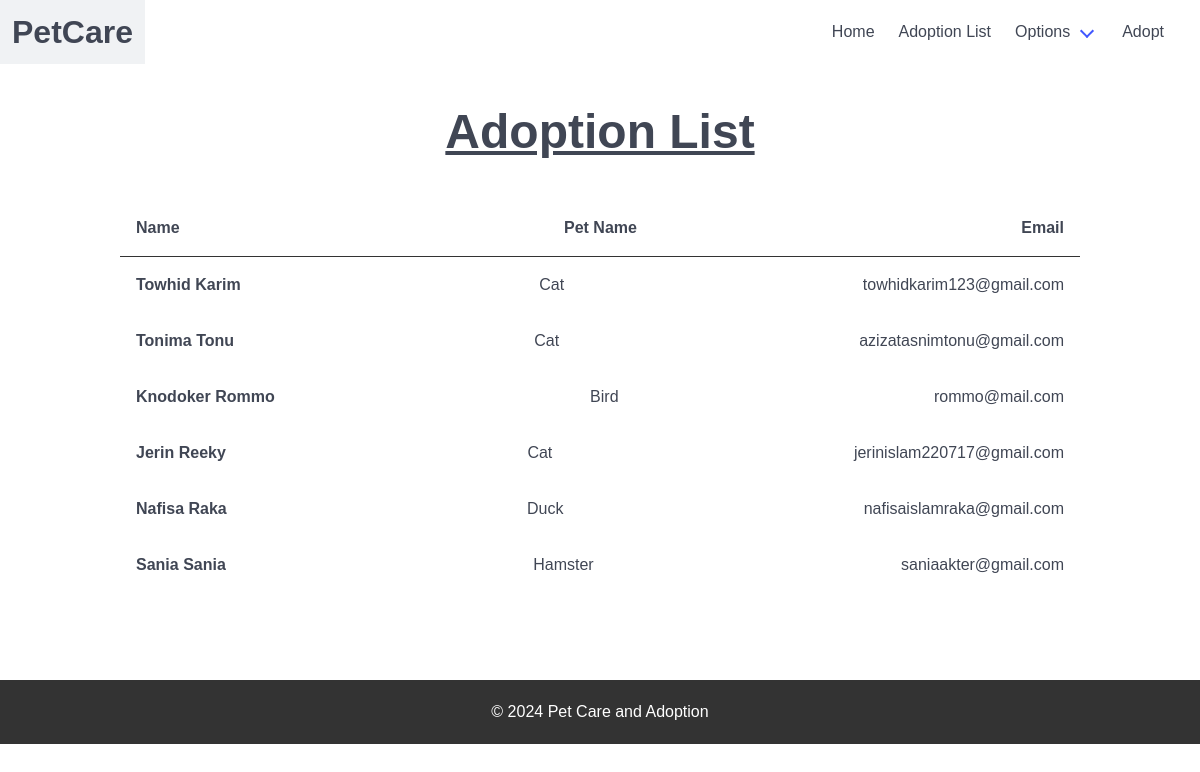
/adoptionlist/, run on the app's committed database.
### petcare/models.py (models this page shows)
class AptionRequest(models.Model):
    firstName = models.CharField(max_length=100)
    lastName = models.CharField(max_length=100)
    email = models.CharField(max_length=100)
    petType = models.CharField(max_length=100)
    description = models.TextField(default='')

### petcare/views.py (the view)
# urls.py: path('adoptionlist/', views.adoptionlist, name='Adoption List'),
def adoptionlist(request):
    adoptionlist = models.AptionRequest.objects.all()
    return render(request, 'petcare/adoptionlist.html', {'adoptions': adoptionlist})

### petcare/templates/petcare/adoptionlist.html
{%extends "index.html" %}
{% block content %}
<h1 style="font-size: 3rem; font-weight: bold;text-align: center; margin: 2rem; text-decoration: underline;">Adoption List</h1>
<ul style="width: 80vw;margin-inline: auto; min-height: 60vh;">
    <li style="display: flex; width: 100%; justify-content: space-between; align-items: center; padding: 1rem;border-bottom: 1px solid #333;">
    <b>Name</b>
    <b>Pet Name</b>
    <b>Email</b>
    </li>
    {% for entry in adoptions %}
    <li style="display: flex; width: 100%; justify-content: space-between; align-items: center; padding: 1rem;">
        <div style="font-weight: bold;">
            {{entry.firstName}}
            {{entry.lastName}}
        </div>
        <div>
            {{entry.petType}}
        </div>
        <div>
            {{entry.email}}
        </div>
    </li>
    {% endfor %}
</ul>
{% endblock %}

### petcare/templates/index.html (shortened to what this page needs)
<!DOCTYPE html>
<html lang="en">
  <head>
    {% load static %}
    <link rel="stylesheet" href="{% static 'bulma.min.css' %}">
    <link rel="stylesheet" href="{% static 'styles.css' %}">
  </head>
  <body>
<nav class="navbar" role="navigation" aria-label="main navigation">
    <div class="navbar-brand">
      <a class="navbar-item nav-logo-name"  href="/">
        PetCare
      </a>
    </div>
    <div id="narvar-end" class="navbar-end">
      <div class="navbar-start">
        <a href="/" class="navbar-item">
          Home
        </a>
        <a href="/adoptionlist" class="navbar-item">
          Adoption List
        </a>
        <div class="navbar-item has-dropdown is-hoverable">
          <a class="navbar-link">
            Options
          </a>
        <a href="/adoption" class="navbar-item">
          Adopt
        </a>
        </div>
      </div>
      <div class="navbar-end">
        <div class="navbar-item">
        </div>
      </div>
    </div>
  </nav>
{% block content %}
{% endblock %}
<footer>
    <div class="container">
        <p>&copy; 2024 Pet Care and Adoption</p>
    </div>
</footer>
  </body>
</html>

### petcare/static/styles.css (style rules this page uses)
body { font-family: Arial, sans-serif; }
.container { max-width: 1200px; margin: 0 auto; padding: 0 20px; }
.nav-logo-name { font-size: 2rem; font-weight: bold; }
footer { background-color: #333; color: #fff; text-align: center; padding: 20px 0; }

### data on the page
AptionRequest: firstName "Towhid", lastName "Karim", petType "Cat", email "towhidkarim123@gmail.com"
AptionRequest: firstName "Tonima", lastName "Tonu", petType "Cat", email "azizatasnimtonu@gmail.com"
AptionRequest: firstName "Knodoker", lastName "Rommo", petType "Bird", email "rommo@mail.com"
AptionRequest: firstName "Jerin", lastName "Reeky", petType "Cat", email "jerinislam220717@gmail.com"
AptionRequest: firstName "Nafisa", lastName "Raka", petType "Duck", email "nafisaislamraka@gmail.com"
AptionRequest: firstName "Sania", lastName "Sania", petType "Hamster", email "saniaakter@gmail.com"
